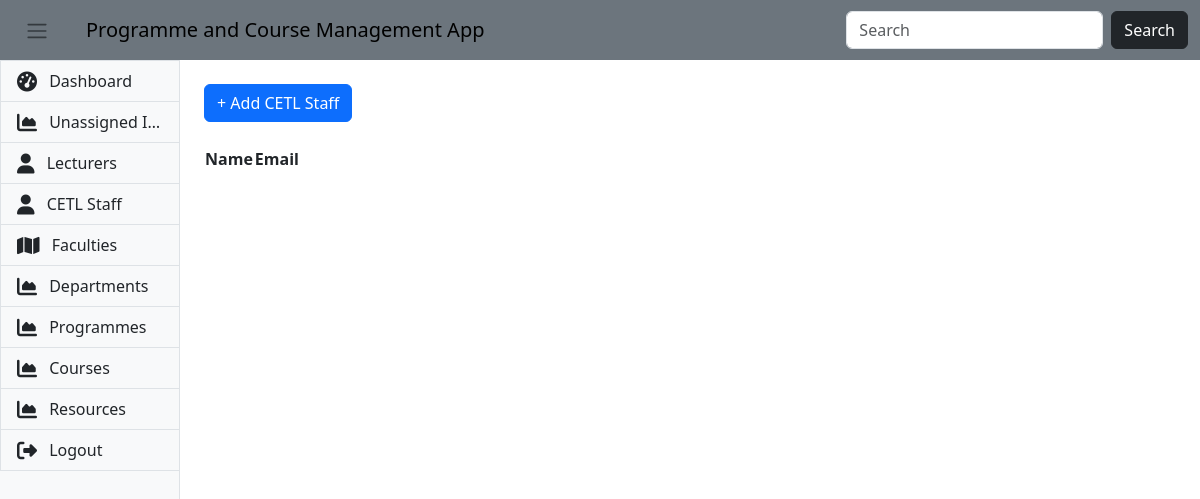
Before: /cetl_staff (signed in) with the older database file.
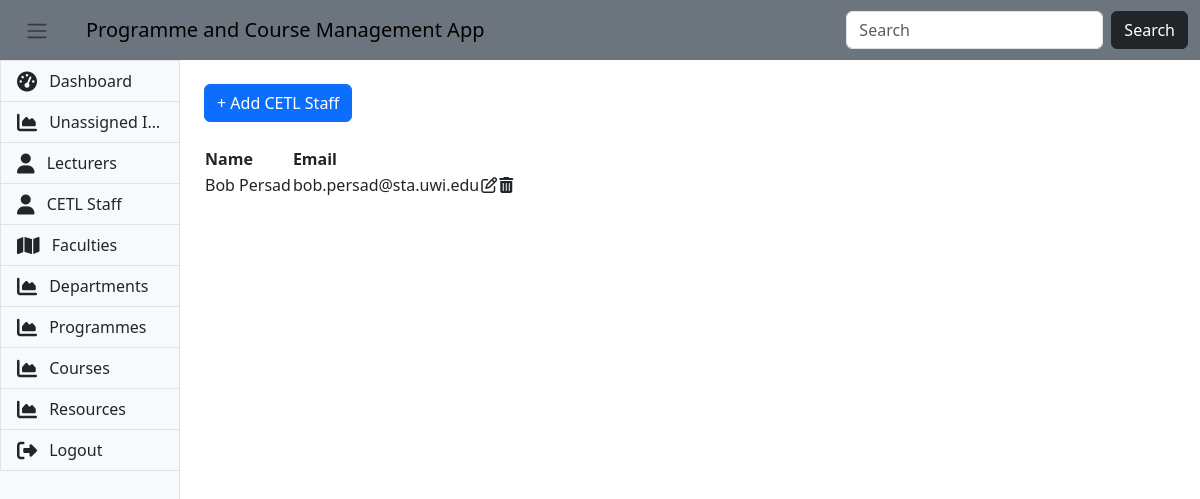
After: the same page with the newer database file.
### app/models/user.py (models this page shows, shortened)
class User(db.Model, UserMixin):
    id = db.Column(db.Integer, primary_key=True)
    full_name = db.Column(db.String, nullable=False)
    email = db.Column(db.String(120), unique=True, nullable=False)
    password = db.Column(db.String(120), nullable=False)
    user_type = db.Column(db.String(20), nullable=False)
    __mapper_args__ = {
        "polymorphic_identity": "superadmin",
        "polymorphic_on": user_type,
    }

### app/views/admin/user.py (the view)
@admin_blueprint.route("/cetl_staff", methods=["GET"])
def cetl_staff():
    all_cetl_staffs = CetlUser.query.all()
    data = {
        'cetl_staffs': all_cetl_staffs
    }
    return render_template("admin/cetl_staff.html", **data )

### app/__init__.py (called while the page is built)
@login_manager.user_loader
def load_user(user_id):
    return User.query.filter_by(id=user_id).first()

### app/templates/admin/cetl_staff.html (shortened to what this page needs)
{% extends "template.html" %}
{% block content %}
<div class="container">
    <button type="button" class="btn btn-primary my-4" data-bs-toggle="modal" data-bs-target="#exampleModal">
        + Add CETL Staff
    </button>
    <table id="userTable">
        <thead>
            <th>Name</th>
            <th>Email</th>
            <th></th>
            <th></th>
        </thead>
        <tbody>
            {% for user in cetl_staffs %}
            <tr>
                <td>{{ user.full_name }}</td>
                <td>{{ user.email }}</td>
                <td class="text-center">
                    <i class="fa fa-edit" data-bs-toggle="modal" data-bs-target="#editModal{{user.id}}"></i>
                </td>
                <td class="text-center">
                    <i class="fa fa-trash" data-bs-toggle="modal" data-bs-target="#deleteModal{{user.id}}"></i>
                </td>
            </tr>
            {% endfor %}
        </tbody>
    </table>
</div>
{% endblock %}

Changed rows visible on the page:
added User: full_name "Bob Persad", email "bob.persad@sta.uwi.edu"
